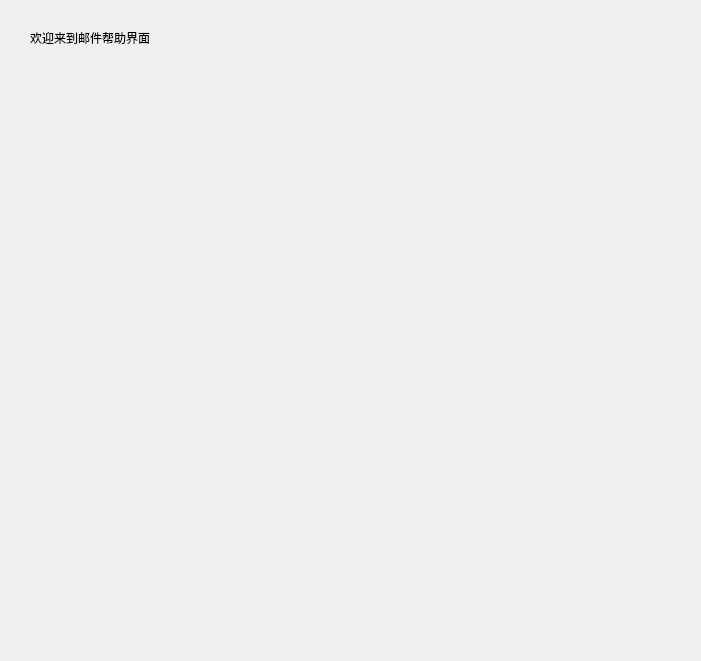
<?xml version="1.0" encoding="UTF-8"?>
<ui version="4.0">
 <class>HelpAboutMail</class>
 <widget class="QWidget" name="HelpAboutMail">
  <property name="geometry">
   <rect>
    <x>0</x>
    <y>0</y>
    <width>701</width>
    <height>661</height>
   </rect>
  </property>
  <property name="minimumSize">
   <size>
    <width>701</width>
    <height>661</height>
   </size>
  </property>
  <property name="maximumSize">
   <size>
    <width>701</width>
    <height>661</height>
   </size>
  </property>
  <property name="windowTitle">
   <string>Form</string>
  </property>
  <widget class="QLabel" name="label_2">
   <property name="geometry">
    <rect>
     <x>30</x>
     <y>30</y>
     <width>271</width>
     <height>16</height>
    </rect>
   </property>
   <property name="text">
    <string>欢迎来到邮件帮助界面</string>
   </property>
  </widget>
 </widget>
 <resources/>
 <connections/>
</ui>
